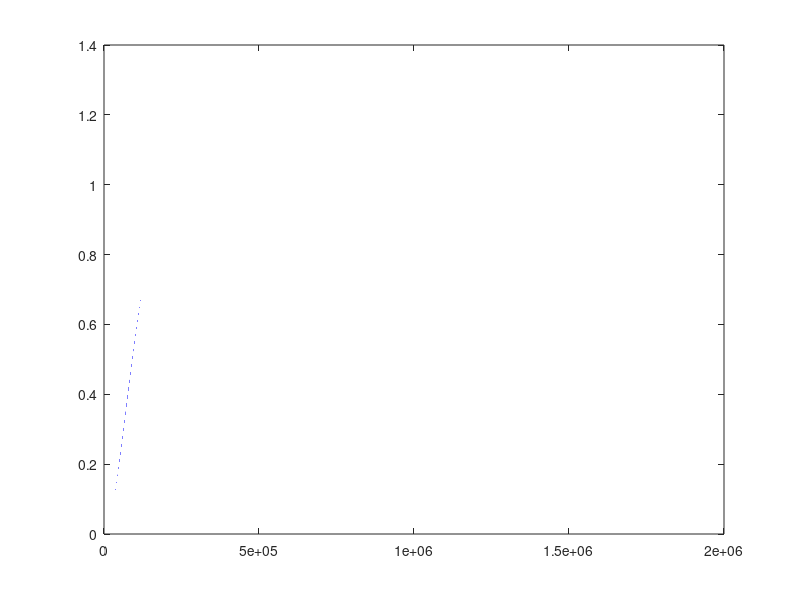

This chart was generated by the following MATLAB code: (Note: this script raises an error after producing the figure.)
function IIR_DirectFormIINew(a,b)
close all;
clc;
if nargin <2%Numerator 
    b=[  6.168434236476e-11,1.233686847295e-10,6.168434236476e-11];%ButterWorth
end
if nargin == 0 %Denumerator
     a=[1,   -1.999977785585,    0.999977785832];%ButterWorth
end
Y=zeros(1,18e5);
mid1=0;
mid2=0;
mid3=0;
t=1:18*1e5;
X=1;

for i=1:18*1e5
    mid1 = X-a(2)*mid2-a(3)*mid3;
    Y(i)= b(1)*mid1+b(2)*mid2+b(3)*mid3;
    mid3=mid2;
    mid2=mid1;
end
plot(t,Y);
figure;
[h,t]=stepz(b,a);
plot(t,h, 'r');
ylabel('Original Filter Step Response');
